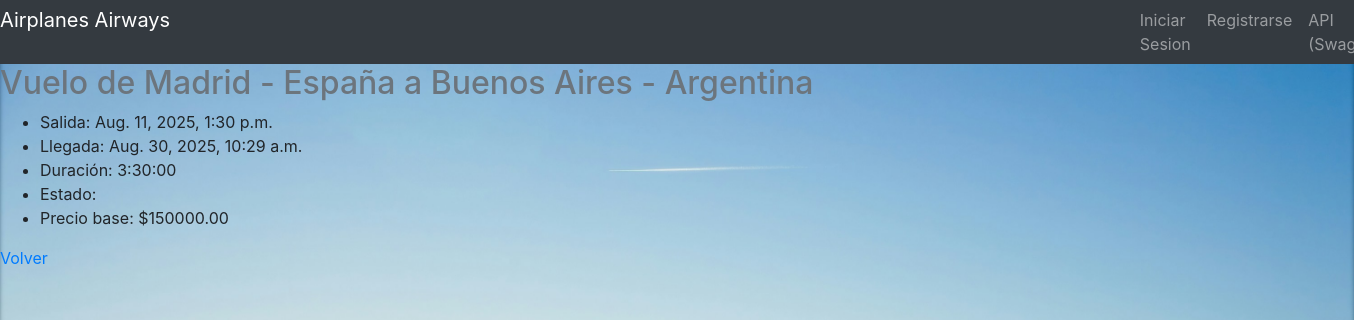
The page /flights/flight_detail/1/ on the database its author committed.
### apps/flights/models.py (models this page shows, shortened)
class Flight(models.Model):
    airplane_id = models.ForeignKey(
        Airplane,
        on_delete=models.CASCADE,
        related_name='flights'
    )
    origin = models.CharField(max_length=100)
    destination = models.CharField(max_length=100)
    image = models.ImageField(upload_to='flights/', blank=True, null=True)
    departure_date = models.DateTimeField(auto_now_add=True)
    arrival_date = models.DateTimeField()
    duration = models.DurationField()
    status = models.CharField(max_length=20, choices=FLIGHT_STATUS_CHOICES, default='Programado')
    base_price = models.DecimalField(max_digits=10, decimal_places=2)

### apps/flights/views.py (the view)
class FlightDetail(DetailView):
    model = Flight
    template_name = 'flights/detail.html'
    context_object_name = 'flight'
    pk_url_kwarg = 'flight_id'

### apps/flights/templates/flights/detail.html (shortened to what this page needs)
{% extends 'base.html' %}
{% block content %}
<h2><span class="text-secondary">Vuelo de {{flight.origin}} a {{flight.destination}}</span></h2>
<ul>
    <li>Salida: {{flight.departure_date}}</li>
    <li>Llegada: {{flight.arrival_date}}</li>
    <li>Duración: {{flight.duration}}</li>
    <li>Estado: {{flight.state}}</li>
    <li>Precio base: ${{flight.base_price}}</li>
</ul>
<a href="{% url 'flight_list' %}">Volver</a>
{% endblock %}

### rows shown on the page
Flight: origin "Madrid - España", destination "Buenos Aires - Argentina", departure_date "Aug. 11, 2025, 1:30 p.m.", arrival_date "Aug. 30, 2025, 10:29 a.m.", duration "3:30:00", base_price "150000.00"
